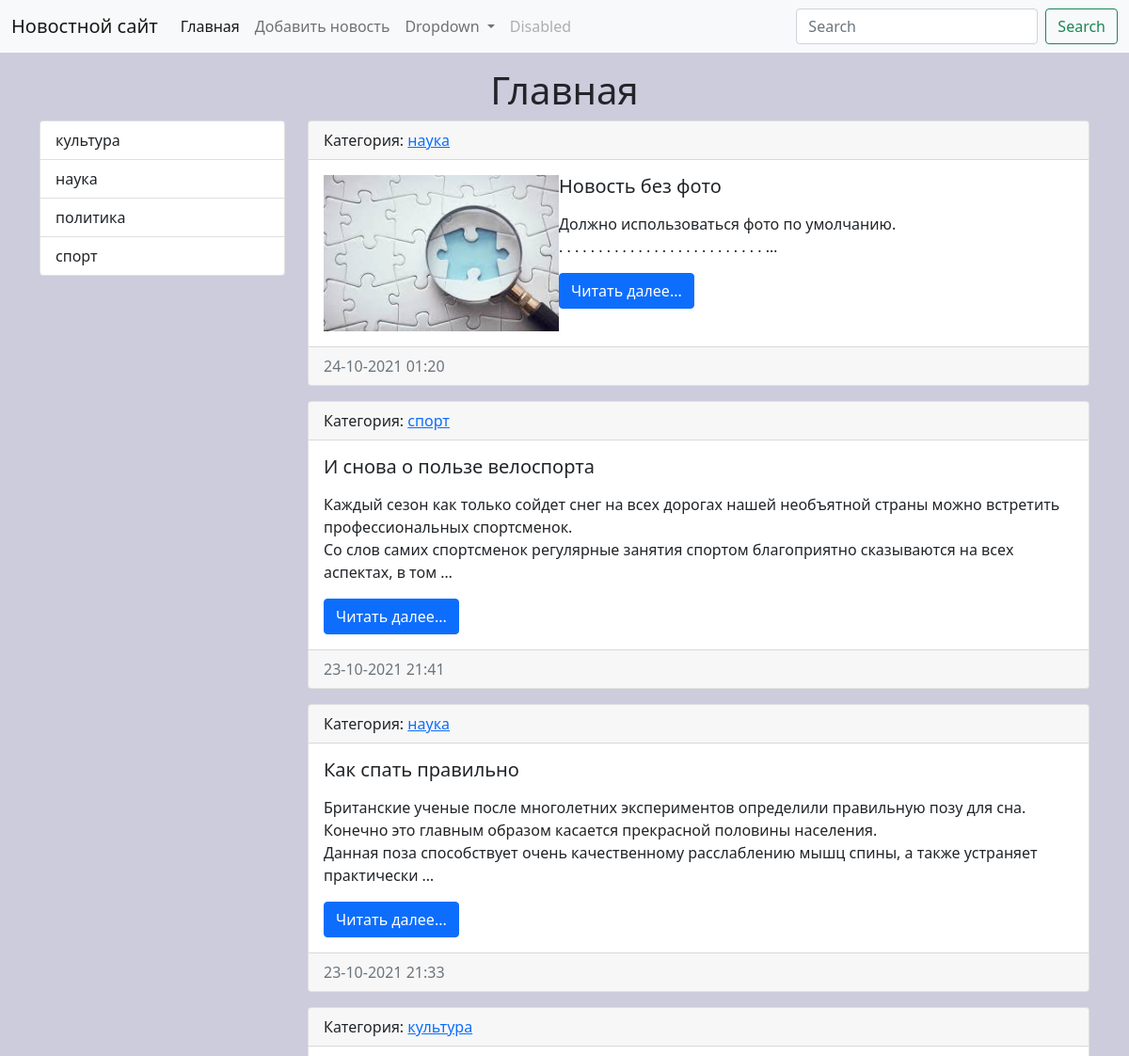
Before: / (upper part) with the older database file.
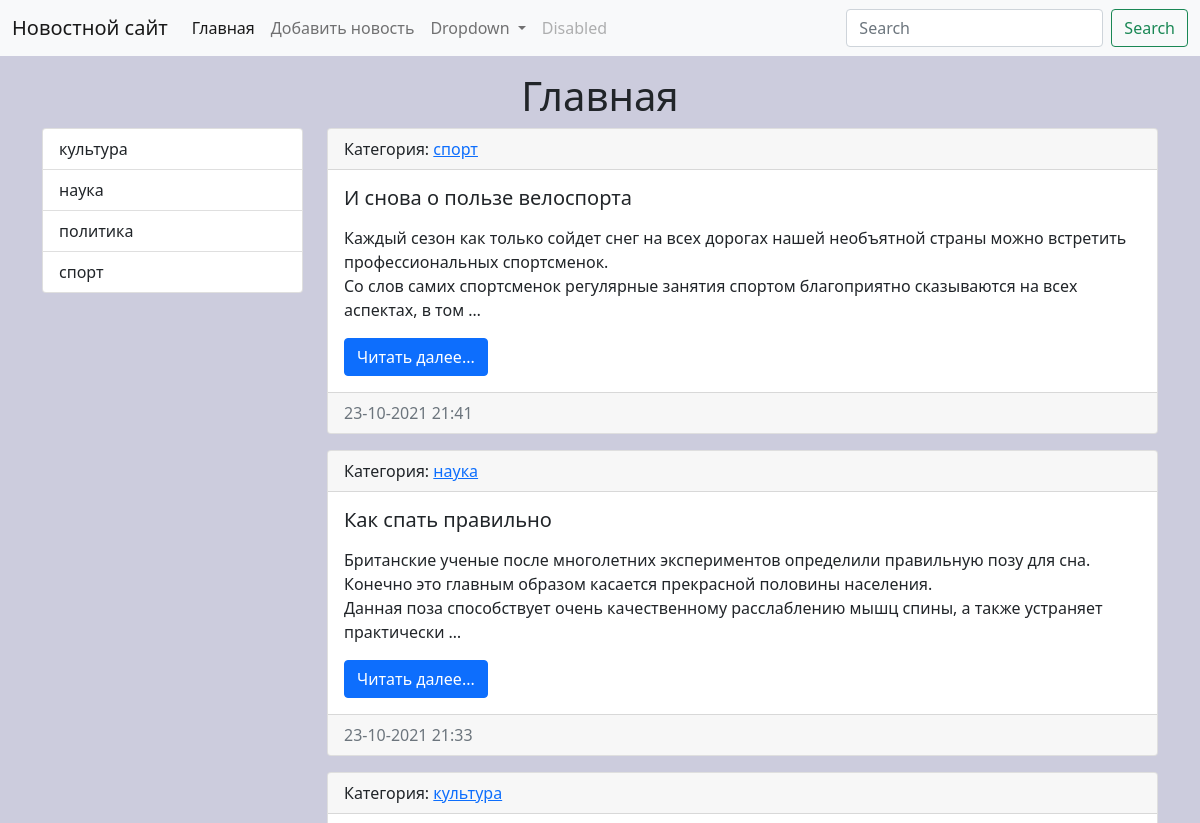
After: the same page with the newer database file.
### news/models.py (models this page shows, shortened)
class Category(models.Model):
    title = models.CharField(max_length=150, db_index=True,verbose_name='Наименование категории')
    def get_absolute_url(self):
        return reverse('category', kwargs={'category_id': self.pk})
    class Meta:
        verbose_name = 'категория'
        verbose_name_plural = 'категории'
        ordering = ['title']

class News(models.Model):
    title = models.CharField('Заголовок', max_length=150)
    content = models.TextField('контент', blank=True)
    created_at = models.DateTimeField('Создана', auto_now_add=True)
    updated_at = models.DateTimeField('отредактирована', auto_now=True)
    photo = models.ImageField('фото', upload_to='photos/%Y/%m/%d', blank=True)
    is_published = models.BooleanField('опубликована', default=True)
    category = models.ForeignKey('Category', on_delete=models.PROTECT, null=True, verbose_name='Категория')
    def get_absolute_url(self):
        return reverse('view_news', kwargs={'news_id': self.pk})
    class Meta:
        verbose_name = "Новость"
        verbose_name_plural = "Новости"
        ordering = ['-created_at']

### news/views.py (the view)
# urls.py: path("", HomeNews.as_view(), name='home'),
class HomeNews(ListView):
    model = News
    template_name = 'news/index.html'
    context_object_name = 'news'
    def get_context_data(self, *, object_list=None, **kwargs):
        context = super().get_context_data(**kwargs)
        context['title'] = 'Главная'
        return context
    def get_queryset(self):
        return News.objects.filter(is_published=True)

### news/templatetags/news_tags.py (called while the page is built)
@register.inclusion_tag('news/list_categories.html')
def show_categories():
    categories = Category.objects.all()
    return {"categories": categories}

### news/templates/news/index.html (shortened to what this page needs)
{% extends 'base.html' %}
{% load static %}
{% block sidebar %}
{% include 'inc/_sidebar.html' %}
{% endblock %}
{% block content %}
    {%  for item in news %}
        <div class="card mb-3">
          <div class="card-header">
            Категория: <a href="{{ item.category.get_absolute_url }}">{{ item.category.title }}</a>
          </div>
          <div class="card-body">
              <div class="media">
                  {% if item.photo %}
                  <img src="{{ item.photo.url }}" alt="" class="float-md-start mr-3" width="250">
                   {% else %}
                  <img src={% static '/img/no_images.jpg' %} alt="" class="float-md-start mr-3" width="250">
                  {% endif %}
                  <div class="media-body">
                        <h5 class="card-title">{{ item.title }}</h5>
                        <p class="card-text">{{ item.content|safe|linebreaks|truncatewords:30 }}</p>
                        <a href="{{ item.get_absolute_url }}" class="btn btn-primary">Читать далее...</a>
                  </div>
              </div>
          </div>
          <div class="card-footer text-muted">
              {{ item.created_at|date:"d-m-Y H:i" }}
          </div>
        </div>
    {% endfor %}
{% endblock %}

### news/templates/news/list_categories.html
<div class="list-group">
    {% for item in categories %}
    <a href="{{ item.get_absolute_url }}" class="list-group-item list-group-item-action"> {{ item.title }} </a>
    {% endfor %}
</div>

Changed rows visible on the page:
no longer on this page (row edited): News: category "наука", title "Новость без фото", content "Должно использоваться фото по умолчанию. . . . . . . . . . . . . . . . . . . . . . . . . . . …", created_at "24-10-2021 01:20"
